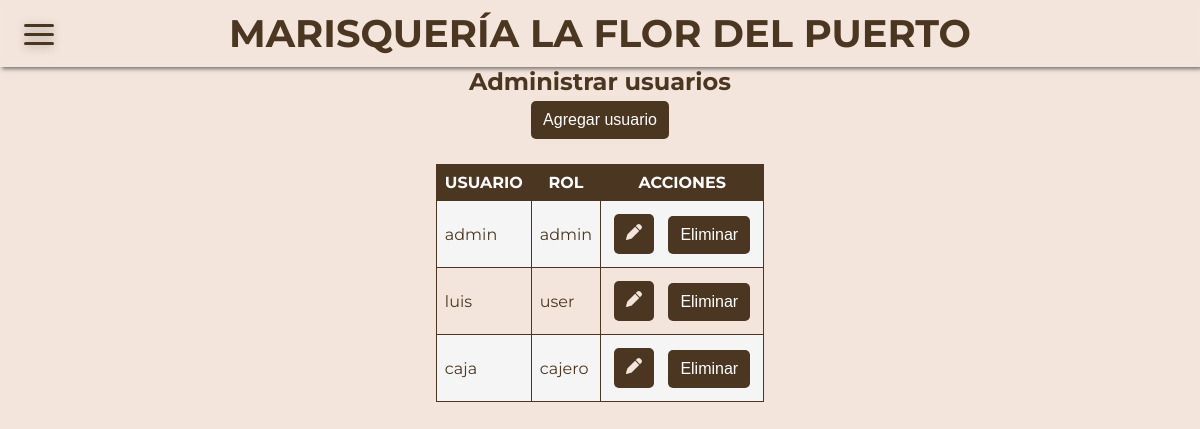
Page /admin (signed in) on the earlier database version.
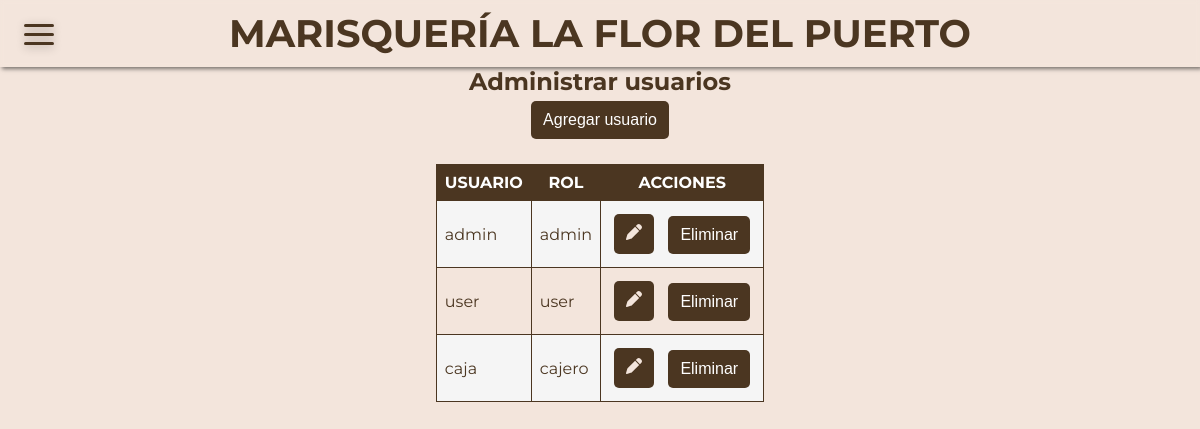
Same page on the later database version.
### models.py (models this page shows, shortened)
class Users(db.Model):
    id = db.Column(db.Integer, primary_key=True)
    username = db.Column(db.String(80), nullable=False)
    password = db.Column(db.String(80), nullable=False)
    rol = db.Column(db.String(80), nullable=False)
    pedidos = db.relationship('Pedidos', foreign_keys='Pedidos.usuario_id', backref='user', lazy=True)

### app.py (the view)
        def wrapped(*args, **kwargs):
            if 'username' not in session:
                return redirect(url_for('login'))
            if session.get('tipo_usuario') not in allowed_roles:
                flash('No tienes permiso para acceder a esta página', 'error')
                return redirect(url_for('index'))
            return f(*args, **kwargs)

### app.py (called while the page is built)
def role_required(*allowed_roles):
    def decorator(f):
        def wrapped(*args, **kwargs):
            if 'username' not in session:
                return redirect(url_for('login'))
            if session.get('tipo_usuario') not in allowed_roles:
                flash('No tienes permiso para acceder a esta página', 'error')
                return redirect(url_for('index'))
            return f(*args, **kwargs)
        wrapped.__name__ = f.__name__
        return wrapped
    return decorator

@app.route('/admin', methods=['GET'])
@role_required('admin')
def admin():
    return render_template('admin.html', users=Users.query.all())

### templates/admin.html (shortened to what this page needs)
{% extends 'base.html' %}
{% block content %}
    <h2 style="text-align: center;">Administrar usuarios</h2>
    <div class="buttons_container">
        <button onclick="openModalAddUser()" class="btn">Agregar usuario</button>
    </div>
    <table>
        <thead>
            <tr>
                <th>Usuario</th>
                <th>Rol</th>
                <th>Acciones</th>
            </tr>
        </thead>
        <tbody>
            {% for user in users %}
            <tr>
                <td>{{ user.username }}</td>
                <td>{{ user.rol }}</td>
                <td>
                    <button type="button" onclick="openModalEdit({{ user.id }})" class="btn">
                    </button>
                    <button type="button" onclick="deleteUser({{ user.id }})" class="btn">Eliminar</button>
                </td>
            </tr>
            {% endfor %}
        </tbody>
    </table>
{% endblock %}

Differences in the rows shown:
changed Users "user": username "luis" → "user"
